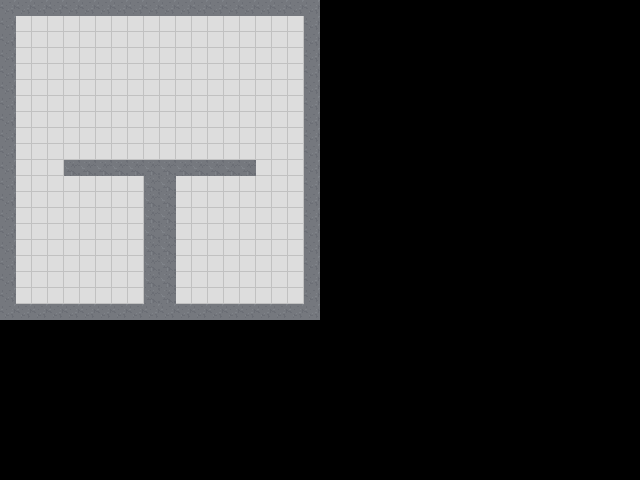

Tiled map render using the project's own tile images. Description and the whole map definition, tile-layer contents included, below:
An orthogonal 40x30 tile map with 16x16 px tiles, 2 tile layers (Terra, Parets) and 3 objects.

<map version="1.10" tiledversion="1.12.2" orientation="orthogonal" renderorder="right-down" width="40" height="30" tilewidth="16" tileheight="16" infinite="0" nextlayerid="4" nextobjectid="6">
 <editorsettings>
  <export target="oficina.json" format="json" />
 </editorsettings>
 <tileset firstgid="1" name="pixel_office_tiles" tilewidth="16" tileheight="16" tilecount="200" columns="25">
  <image source="../tilesets/pixel_office.png" width="400" height="128" />
 </tileset>
 <layer id="1" name="Terra" width="40" height="30">
  <data encoding="csv">
18,18,18,18,18,18,18,18,18,18,0,0,0,0,0,0,0,0,0,0,0,0,0,0,0,0,0,0,0,0,0,0,0,0,0,0,0,0,0,0,
18,18,18,18,18,18,18,18,18,18,18,18,18,18,18,18,18,18,18,0,0,0,0,0,0,0,0,0,0,0,0,0,0,0,0,0,0,0,0,0,
18,18,18,18,18,18,18,18,18,18,18,18,18,18,18,18,18,18,18,0,0,0,0,0,0,0,0,0,0,0,0,0,0,0,0,0,0,0,0,0,
18,18,18,18,18,18,18,18,18,18,18,18,18,18,18,18,18,18,18,0,0,0,0,0,0,0,0,0,0,0,0,0,0,0,0,0,0,0,0,0,
18,18,18,18,18,18,18,18,18,18,18,18,18,18,18,18,18,18,18,0,0,0,0,0,0,0,0,0,0,0,0,0,0,0,0,0,0,0,0,0,
18,18,18,18,18,18,18,18,18,18,18,18,18,18,18,18,18,18,18,0,0,0,0,0,0,0,0,0,0,0,0,0,0,0,0,0,0,0,0,0,
18,18,18,18,18,18,18,18,18,18,18,18,18,18,18,18,18,18,18,0,0,0,0,0,0,0,0,0,0,0,0,0,0,0,0,0,0,0,0,0,
18,18,18,18,18,18,18,18,18,18,18,18,18,18,18,18,18,18,18,18,0,0,0,0,0,0,0,0,0,0,0,0,0,0,0,0,0,0,0,0,
18,18,18,18,18,18,18,18,18,18,18,18,18,18,18,18,18,18,18,0,0,0,0,0,0,0,0,0,0,0,0,0,0,0,0,0,0,0,0,0,
18,18,18,18,18,18,18,18,18,18,96,96,96,96,96,96,96,96,18,0,0,0,0,0,0,0,0,0,0,0,0,0,0,0,0,0,0,0,0,0,
0,18,18,18,18,18,18,18,18,18,18,18,18,18,18,18,18,18,18,0,0,0,0,0,0,0,0,0,0,0,0,0,0,0,0,0,0,0,0,0,
0,18,18,18,18,18,18,18,18,18,18,18,18,18,18,18,18,18,18,0,0,0,0,0,0,0,0,0,0,0,0,0,0,0,0,0,0,0,0,0,
0,18,18,18,18,18,18,18,18,18,18,18,18,18,18,18,18,18,18,0,0,0,0,0,0,0,0,0,0,0,0,0,0,0,0,0,0,0,0,0,
0,18,18,18,18,18,18,18,18,18,18,18,18,18,18,18,18,18,18,0,0,0,0,0,0,0,0,0,0,0,0,0,0,0,0,0,0,0,0,0,
0,18,18,18,18,18,18,18,18,18,18,18,18,18,18,18,18,18,18,0,0,0,0,0,0,0,0,0,0,0,0,0,0,0,0,0,0,0,0,0,
0,18,18,18,18,18,18,18,18,18,18,18,18,18,18,18,18,18,18,0,0,0,0,0,0,0,0,0,0,0,0,0,0,0,0,0,0,0,0,0,
0,18,18,18,18,18,18,18,18,18,18,18,18,18,18,18,18,18,18,0,0,0,0,0,0,0,0,0,0,0,0,0,0,0,0,0,0,0,0,0,
0,18,18,18,18,18,18,18,18,18,18,18,18,18,18,18,18,18,18,0,0,0,0,0,0,0,0,0,0,0,0,0,0,0,0,0,0,0,0,0,
0,18,18,18,18,18,18,18,18,18,18,18,18,18,18,18,18,18,18,0,0,0,0,0,0,0,0,0,0,0,0,0,0,0,0,0,0,0,0,0,
0,0,0,0,0,0,0,0,0,0,0,0,0,0,0,0,0,0,0,0,0,0,0,0,0,0,0,0,0,0,0,0,0,0,0,0,0,0,0,0,
0,0,0,0,0,0,0,0,0,0,0,0,0,0,0,0,0,0,0,0,0,0,0,0,0,0,0,0,0,0,0,0,0,0,0,0,0,0,0,0,
0,0,0,0,0,0,0,0,0,0,0,0,0,0,0,0,0,0,0,0,0,0,0,0,0,0,0,0,0,0,0,0,0,0,0,0,0,0,0,0,
0,0,0,0,0,0,0,0,0,0,0,0,0,0,0,0,0,0,0,0,0,0,0,0,0,0,0,0,0,0,0,0,0,0,0,0,0,0,0,0,
0,0,0,0,0,0,0,0,0,0,0,0,0,0,0,0,0,0,0,0,0,0,0,0,0,0,0,0,0,0,0,0,0,0,0,0,0,0,0,0,
0,0,0,0,0,0,0,0,0,0,0,0,0,0,0,0,0,0,0,0,0,0,0,0,0,0,0,0,0,0,0,0,0,0,0,0,0,0,0,0,
0,0,0,0,0,0,0,0,0,0,0,0,0,0,0,0,0,0,0,0,0,0,0,0,0,0,0,0,0,0,0,0,0,0,0,0,0,0,0,0,
0,0,0,0,0,0,0,0,0,0,0,0,0,0,0,0,0,0,0,0,0,0,0,0,0,0,0,0,0,0,0,0,0,0,0,0,0,0,0,0,
0,0,0,0,0,0,0,0,0,0,0,0,0,0,0,0,0,0,0,0,0,0,0,0,0,0,0,0,0,0,0,0,0,0,0,0,0,0,0,0,
0,0,0,0,0,0,0,0,0,0,0,0,0,0,0,0,0,0,0,0,0,0,0,0,0,0,0,0,0,0,0,0,0,0,0,0,0,0,0,0,
0,0,0,0,0,0,0,0,0,0,0,0,0,0,0,0,0,0,0,0,0,0,0,0,0,0,0,0,0,0,0,0,0,0,0,0,0,0,0,0
</data>
 </layer>
 <layer id="2" name="Parets" width="40" height="30">
  <properties>
   <property name="collides" type="bool" value="true" />
  </properties>
  <data encoding="csv">
10,10,10,10,10,10,10,10,10,10,10,10,10,10,10,10,10,10,10,10,0,0,0,0,0,0,0,0,0,0,0,0,0,0,0,0,0,0,0,0,
10,0,0,0,0,0,0,0,0,0,0,0,0,0,0,0,0,0,0,10,0,0,0,0,0,0,0,0,0,0,0,0,0,0,0,0,0,0,0,0,
10,0,0,0,0,0,0,0,0,0,0,0,0,0,0,0,0,0,0,10,0,0,0,0,0,0,0,0,0,0,0,0,0,0,0,0,0,0,0,0,
10,0,0,0,0,0,0,0,0,0,0,0,0,0,0,0,0,0,0,10,0,0,0,0,0,0,0,0,0,0,0,0,0,0,0,0,0,0,0,0,
10,0,0,0,0,0,0,0,0,0,0,0,0,0,0,0,0,0,0,10,0,0,0,0,0,0,0,0,0,0,0,0,0,0,0,0,0,0,0,0,
10,0,0,0,0,0,0,0,0,0,0,0,0,0,0,0,0,0,0,10,0,0,0,0,0,0,0,0,0,0,0,0,0,0,0,0,0,0,0,0,
10,0,0,0,0,0,0,0,0,0,0,0,0,0,0,0,0,0,0,10,0,0,0,0,0,0,0,0,0,0,0,0,0,0,0,0,0,0,0,0,
10,0,0,0,0,0,0,0,0,0,0,0,0,0,0,0,0,0,0,10,0,0,0,0,0,0,0,0,0,0,0,0,0,0,0,0,0,0,0,0,
10,0,0,0,0,0,0,0,0,0,0,0,0,0,0,0,0,0,0,10,0,0,0,0,0,0,0,0,0,0,0,0,0,0,0,0,0,0,0,0,
10,0,0,0,0,0,0,0,0,0,0,0,0,0,0,0,0,0,0,62,0,0,0,0,0,0,0,0,0,0,0,0,0,0,0,0,0,0,0,0,
62,0,0,0,113,113,113,113,113,113,113,113,113,113,113,113,0,0,0,62,0,0,0,0,0,0,0,0,0,0,0,0,0,0,0,0,0,0,0,0,
62,0,0,0,0,0,0,0,0,113,113,0,0,0,0,0,0,0,0,62,0,0,0,0,0,0,0,0,0,0,0,0,0,0,0,0,0,0,0,0,
62,0,0,0,0,0,0,0,0,113,113,0,0,0,0,0,0,0,0,62,0,0,0,0,0,0,0,0,0,0,0,0,0,0,0,0,0,0,0,0,
62,0,0,0,0,0,0,0,0,113,113,0,0,0,0,0,0,0,0,62,0,0,0,0,0,0,0,0,0,0,0,0,0,0,0,0,0,0,0,0,
62,0,0,0,0,0,0,0,0,113,113,0,0,0,0,0,0,0,0,62,0,0,0,0,0,0,0,0,0,0,0,0,0,0,0,0,0,0,0,0,
62,0,0,0,0,0,0,0,0,113,113,0,0,0,0,0,0,0,0,62,0,0,0,0,0,0,0,0,0,0,0,0,0,0,0,0,0,0,0,0,
62,0,0,0,0,0,0,0,0,113,113,0,0,0,0,0,0,0,0,62,0,0,0,0,0,0,0,0,0,0,0,0,0,0,0,0,0,0,0,0,
62,0,0,0,0,0,0,0,0,113,113,0,0,0,0,0,0,0,0,62,0,0,0,0,0,0,0,0,0,0,0,0,0,0,0,0,0,0,0,0,
62,0,0,0,0,0,0,0,0,113,113,0,0,0,0,0,0,0,0,62,0,0,0,0,0,0,0,0,0,0,0,0,0,0,0,0,0,0,0,0,
62,62,62,62,62,62,62,62,62,62,62,62,62,62,62,62,62,62,62,62,0,0,0,0,0,0,0,0,0,0,0,0,0,0,0,0,0,0,0,0,
0,0,0,0,0,0,0,0,0,0,0,0,0,0,0,0,0,0,0,0,0,0,0,0,0,0,0,0,0,0,0,0,0,0,0,0,0,0,0,0,
0,0,0,0,0,0,0,0,0,0,0,0,0,0,0,0,0,0,0,0,0,0,0,0,0,0,0,0,0,0,0,0,0,0,0,0,0,0,0,0,
0,0,0,0,0,0,0,0,0,0,0,0,0,0,0,0,0,0,0,0,0,0,0,0,0,0,0,0,0,0,0,0,0,0,0,0,0,0,0,0,
0,0,0,0,0,0,0,0,0,0,0,0,0,0,0,0,0,0,0,0,0,0,0,0,0,0,0,0,0,0,0,0,0,0,0,0,0,0,0,0,
0,0,0,0,0,0,0,0,0,0,0,0,0,0,0,0,0,0,0,0,0,0,0,0,0,0,0,0,0,0,0,0,0,0,0,0,0,0,0,0,
0,0,0,0,0,0,0,0,0,0,0,0,0,0,0,0,0,0,0,0,0,0,0,0,0,0,0,0,0,0,0,0,0,0,0,0,0,0,0,0,
0,0,0,0,0,0,0,0,0,0,0,0,0,0,0,0,0,0,0,0,0,0,0,0,0,0,0,0,0,0,0,0,0,0,0,0,0,0,0,0,
0,0,0,0,0,0,0,0,0,0,0,0,0,0,0,0,0,0,0,0,0,0,0,0,0,0,0,0,0,0,0,0,0,0,0,0,0,0,0,0,
0,0,0,0,0,0,0,0,0,0,0,0,0,0,0,0,0,0,0,0,0,0,0,0,0,0,0,0,0,0,0,0,0,0,0,0,0,0,0,0,
0,0,0,0,0,0,0,0,0,0,0,0,0,0,0,0,0,0,0,0,0,0,0,0,0,0,0,0,0,0,0,0,0,0,0,0,0,0,0,0
</data>
 </layer>
 <objectgroup id="3" name="Objectes">
  <object id="1" x="144.436" y="30.5741" width="32.6826" height="32.6826">
   <properties>
    <property name="tipus" value="spawn" />
   </properties>
  </object>
  <object id="3" x="9.48851" y="171.847" width="137.056" height="132.839">
   <properties>
    <property name="nomSala" value="Sala de Reunions" />
    <property name="tipus" value="zona" />
   </properties>
  </object>
  <object id="4" x="171.847" y="176.065" width="130.731" height="129.676">
   <properties>
    <property name="nomSala" value="Zona Cafè" />
    <property name="tipus" value="zona" />
   </properties>
  </object>
 </objectgroup>
</map>
